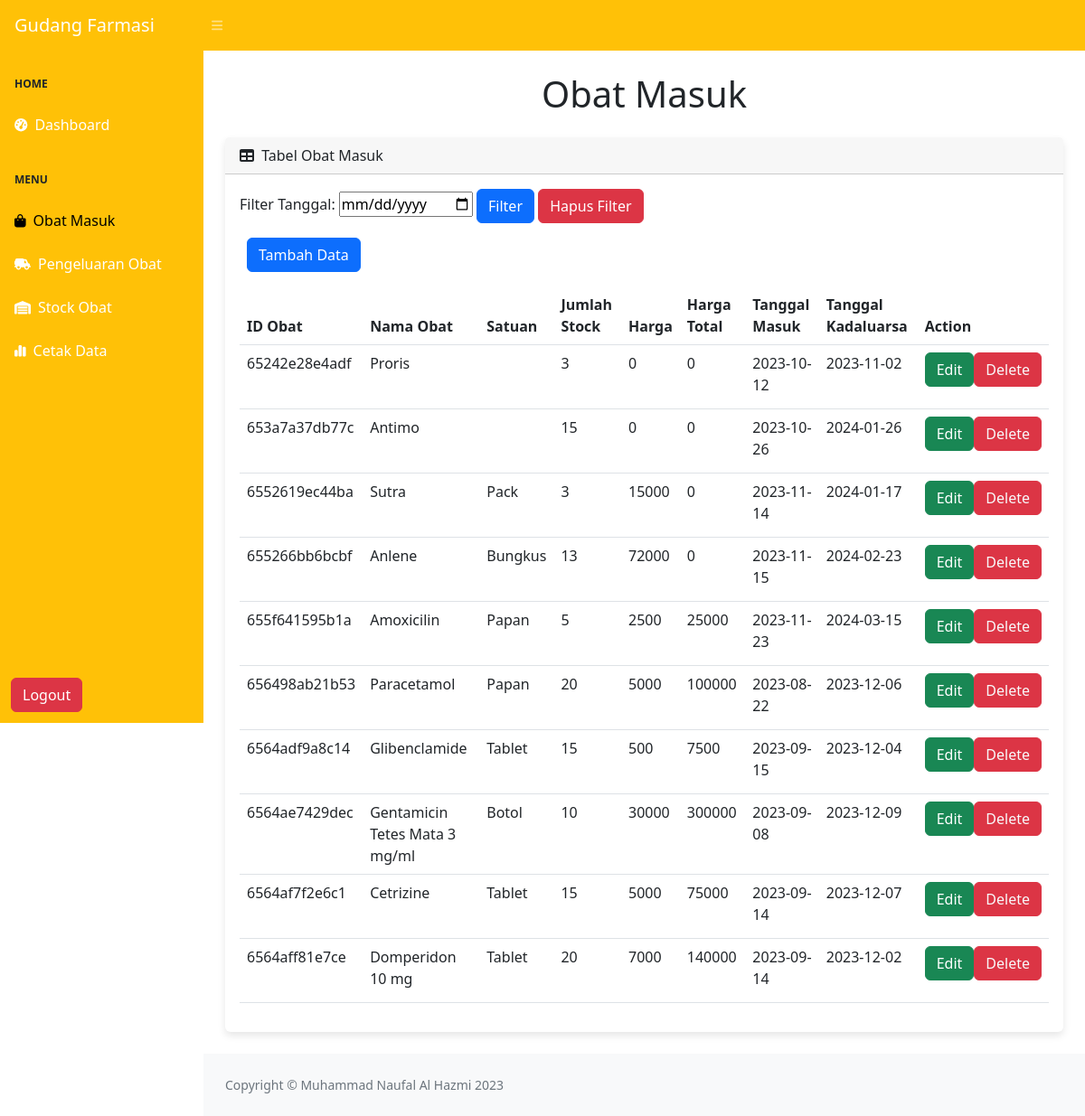
Screenshot of /views/obat.php (signed in) with the database file from the repository.
### tables this page shows
CREATE TABLE `obat` (
  `id` int(11) NOT NULL,
  `id_obat` varchar(25) NOT NULL,
  `nama_obat` varchar(50) NOT NULL,
  `satuan` varchar(50) NOT NULL,
  `jumlah_stock` int(50) NOT NULL,
  `harga` decimal(65,0) NOT NULL,
  `hargatot` decimal(65,0) NOT NULL,
  `tanggal_masuk` date NOT NULL,
  `tanggal_kadaluarsa` date NOT NULL
);

### views/obat.php (the view, shortened to what this page needs)
<?php
    include '../config/koneksi.php';
?>
<!DOCTYPE html>
<html lang="en">
    <head>
        <link href="https://cdn.jsdelivr.net/npm/simple-datatables@7.1.2/dist/style.min.css" rel="stylesheet" />
        <link href="../css/styles.css" rel="stylesheet" />
    </head>
    <body class="sb-nav-fixed">
        <nav class="sb-topnav navbar navbar-expand navbar-dark bg-warning">
            <a class="navbar-brand ps-3" href="index.html">Gudang Farmasi</a>
            <button class="btn btn-link btn-sm order-1 order-lg-0 me-4 me-lg-0" id="sidebarToggle" href="#!"><i class="fas fa-bars"></i></button>
        </nav>
        <div id="layoutSidenav">
            <div id="layoutSidenav_nav">
                <nav class="sb-sidenav accordion sb-sidenav-secondary bg-warning" id="sidenavAccordion">
                    <div class="sb-sidenav-menu">
                        <div class="nav">
                            <div class="sb-sidenav-menu-heading">Home</div>
                                <a class="nav-link text-white" href="./home.php">
                                    <div class="sb-nav-link-icon"><i class="fas fa-tachometer-alt"></i></div>
                                    Dashboard
                                </a>
                            <div class="sb-sidenav-menu-heading">Menu</div>
                                <a class="nav-link active text-black" href="./obat.php">
                                    <div class="sb-nav-link-icon"><i class="fa-solid fa-bag-shopping"></i></div>
                                    Obat Masuk
                                </a>
                                <a class="nav-link text-white" href="./pengeluaran.php">
                                    <div class="sb-nav-link-icon"><i class="fa-solid fa-truck-field"></i></div>
                                    Pengeluaran Obat
                                </a>
                                <a class="nav-link text-white" href="./stock.php">
                                    <div class="sb-nav-link-icon"><i class="fa-solid fa-warehouse"></i></div>
                                    Stock Obat
                                </a>
                                <a class="nav-link text-white" href="./cetak.php">
                                    <div class="sb-nav-link-icon"><i class="fa-solid fa-chart-simple"></i></div>
                                    Cetak Data
                                </a>
                        </div>
                    </div>
                    <div class="sb-sidenav-footer">
                    <a class="btn btn-danger ms-auto me-2" href="../proses/logout.php">Logout</a>
                    </div>
                </nav>
            </div>
            <div id="layoutSidenav_content">
                <main>
                    <div class="container-fluid px-4">
                        <h1 class="my-4 text-center">Obat Masuk</h1>
                        <div class="card mb-4">
                            <div class="card-header">
                                <i class="fas fa-table me-1"></i>
                                Tabel Obat Masuk
                            </div>
                            <div class="card-body">
                                <form method="get" action="obat.php">
                                    <div class="mb-3">
                                        <label for="tanggal_filter">Filter Tanggal:</label>
                                        <input type="date" name="tanggal_filter" id="tanggal_filter">
                                        <button type="submit" class="btn btn-primary">Filter</button>
                                        <a href="obat.php" class="btn btn-danger">Hapus Filter</a>
                                    </div>
                                </form>
                                <div id="pagination-container" class="d-flex mb-3">
                                    <a href="tambahobat.php" class="btn btn-primary ms-2">Tambah Data</a>
                                </div>
                                <table id="datatablesSimple" class="table">
                                    <thead>
                                        <tr>
                                            <th>ID Obat</th>
                                            <th>Nama Obat</th>
                                            <th>Satuan</th>
                                            <th>Jumlah Stock</th>
                                            <th>Harga</th>
                                            <th>Harga Total</th>
                                            <th>Tanggal Masuk</th>
                                            <th>Tanggal Kadaluarsa</th>
                                            <th>Action</th>
                                        </tr>
                                    </thead>
                                    <tbody>
                                        <?php
                                            if (isset($_GET['tanggal_filter'])) {
                                                $tanggal_filter = $_GET['tanggal_filter'];
                                                $tanggal_filter = date('Y-m-d', strtotime($tanggal_filter));
                                                $query = "SELECT * FROM obat WHERE DATE(tanggal_masuk) = '$tanggal_filter'";
                                            } else {
                                                $query = "SELECT * FROM obat";
                                            }
                                            $result = mysqli_query($koneksi, $query);
                                            while ($data = mysqli_fetch_assoc($result)) {
                                        ?>
                                        <tr>
                                            <td><?= $data['id_obat'] ?></td>
                                            <td><?= $data['nama_obat'] ?></td>
                                            <td><?= $data['satuan'] ?></td>
                                            <td><?= $data['jumlah_stock'] ?></td>
                                            <td><?= $data['harga'] ?></td>
                                            <td><?= $data['hargatot'] ?></td>
                                            <td><?= $data['tanggal_masuk'] ?></td>
                                            <td><?= $data['tanggal_kadaluarsa'] ?></td>
                                            <td>
                                                <ul class="list-inline d-flex justify-content-evenly">
                                                    <li><a href="./editobat.php?id=<?= $data['id'] ?>" class="btn btn-success">Edit</a></li>
                                                    <li>
                                                        <form action="../proses/deleteobat.php" method="post">
                                                            <button class="btn btn-danger text-light">Delete</button>
                                                        </form>
                                                    </li>
                                                </ul>
                                            </td>
                                        </tr>
                                        <?php
                                            }
                                        ?>
                                    </tbody>
                                </table>
                            </div>
                        </div>
                    </div>
                </main>
                <footer class="py-4 bg-light mt-auto">
                    <div class="container-fluid px-4">
                        <div class="d-flex align-items-center justify-content-between small">
                            <div class="text-muted">Copyright &copy; Muhammad Naufal Al Hazmi 2023</div>
                        </div>
                    </div>
                </footer>
            </div>
        </div>
    </body>
</html>

### views/obat.php (style rules this page uses)
html, body { height: 100%; }
#layoutSidenav { display: flex; flex-direction: column; min-height: 100vh; }
#layoutSidenav_content { flex: 1 0 auto; }
.card { margin-bottom: 20px; border: none; box-shadow: 0 4px 8px rgba(0, 0, 0, 0.1); transition: box-shadow 0.3s; }

### rows the page displays
obat: id_obat "65242e28e4adf", nama_obat "Proris", jumlah_stock "3", harga "0", hargatot "0", tanggal_masuk "2023-10-12", tanggal_kadaluarsa "2023-11-02"
obat: id_obat "653a7a37db77c", nama_obat "Antimo", jumlah_stock "15", harga "0", hargatot "0", tanggal_masuk "2023-10-26", tanggal_kadaluarsa "2024-01-26"
obat: id_obat "6552619ec44ba", nama_obat "Sutra", satuan "Pack", jumlah_stock "3", harga "15000", hargatot "0", tanggal_masuk "2023-11-14", tanggal_kadaluarsa "2024-01-17"
obat: id_obat "655266bb6bcbf", nama_obat "Anlene", satuan "Bungkus", jumlah_stock "13", harga "72000", hargatot "0", tanggal_masuk "2023-11-15", tanggal_kadaluarsa "2024-02-23"
obat: id_obat "655f641595b1a", nama_obat "Amoxicilin", satuan "Papan", jumlah_stock "5", harga "2500", hargatot "25000", tanggal_masuk "2023-11-23", tanggal_kadaluarsa "2024-03-15"
obat: id_obat "656498ab21b53", nama_obat "Paracetamol", satuan "Papan", jumlah_stock "20", harga "5000", hargatot "100000", tanggal_masuk "2023-08-22", tanggal_kadaluarsa "2023-12-06"
obat: id_obat "6564adf9a8c14", nama_obat "Glibenclamide", satuan "Tablet", jumlah_stock "15", harga "500", hargatot "7500", tanggal_masuk "2023-09-15", tanggal_kadaluarsa "2023-12-04"
obat: id_obat "6564ae7429dec", nama_obat "Gentamicin Tetes Mata 3 mg/ml", satuan "Botol", jumlah_stock "10", harga "30000", hargatot "300000", tanggal_masuk "2023-09-08", tanggal_kadaluarsa "2023-12-09"
obat: id_obat "6564af7f2e6c1", nama_obat "Cetrizine", satuan "Tablet", jumlah_stock "15", harga "5000", hargatot "75000", tanggal_masuk "2023-09-14", tanggal_kadaluarsa "2023-12-07"
obat: id_obat "6564aff81e7ce", nama_obat "Domperidon 10 mg", satuan "Tablet", jumlah_stock "20", harga "7000", hargatot "140000", tanggal_masuk "2023-09-14", tanggal_kadaluarsa "2023-12-02"
